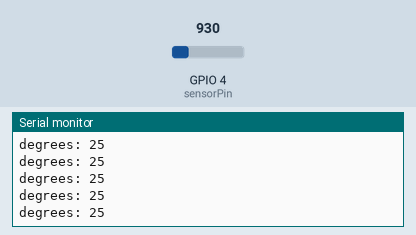
This sketch was run on a simulated ESP32. On the bench: the last lines printed to the serial monitor. The inputs (shaded band) are chosen by the test bench; at power-on: GPIO 4 (sensorPin) = 930.

Above: at 1.2 s.
1.3 s: GPIO 4 (sensorPin) set to 1004
At 2.4 s:
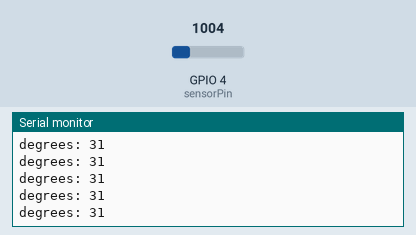
2.8 s: GPIO 4 (sensorPin) set to 1069
At 3.7 s:
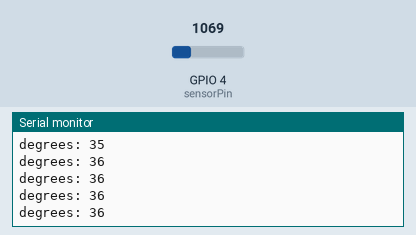
Timing chart, 0 to 5.8 s (numbered marks = the images above; inputs shaded):
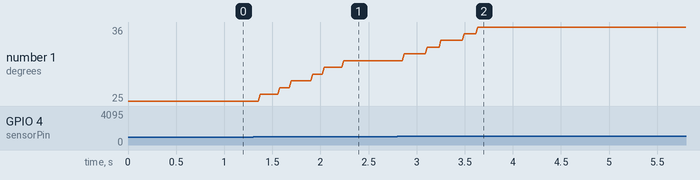

The sketch:

tmp36_temperature_sensor_test.ino
```cpp
//TMP36 Pin Variables
int sensorPin = 4; //the analog pin the TMP36's Vout (sense) pin is connected to
                        //the resolution is 10 mV / degree centigrade with a
                        //500 mV offset to allow for negative temperatures

#include <RunningAverage.h>

RunningAverage tempRA(50);
RunningAverage tempDropRA(50);

void setup()
{
  Serial.begin(115200);
  pinMode(sensorPin,INPUT_PULLDOWN);
  Serial.printf("temperature\n");

  tempRA.clear();
  tempDropRA.clear();

}

void loop()
{

  //getting the voltage reading from the temperature sensor
  int reading = analogRead(sensorPin);
//  delay(3);
//  reading = analogRead(sensorPin);

  // converting that reading to voltage, for 3.3v arduino use 3.3
  float voltage = reading * 3.3 / 4096.0;

  float rawC = (voltage - 0.5) * 100 ;  //converting from 10 mv per degree with 500 mV offset
                                         //to degrees ((voltage - 500mV) times 100)

  float temperatureC = round(rawC*4.0) / 4.0;

  tempRA.add(temperatureC);
  float tempSmooth = tempRA.getAverage();
  float roundedSmooth = round(tempSmooth*4.0) / 4.0;

  Serial.printf("degrees: %0.0f\n", roundedSmooth);

  delay(20);

}
```

Measured:
- after the input at 1.3 s, the serial monitor: prints a new line after 0.07 s (image 1)
- after the input at 2.8 s, the serial monitor: prints a new line after 0.07 s (image 2)
- plotted number 1: 25 → 31 after the input at 1.3 s, 31 → 36 after the input at 2.8 s
